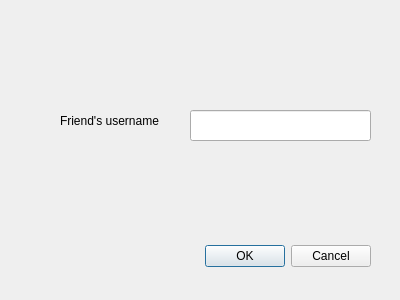
<?xml version="1.0" encoding="UTF-8"?>
<ui version="4.0">
 <class>AddAFriendDialog</class>
 <widget class="QDialog" name="AddAFriendDialog">
  <property name="geometry">
   <rect>
    <x>0</x>
    <y>0</y>
    <width>400</width>
    <height>300</height>
   </rect>
  </property>
  <property name="windowTitle">
   <string>Dialog</string>
  </property>
  <widget class="QDialogButtonBox" name="buttonBox">
   <property name="geometry">
    <rect>
     <x>30</x>
     <y>240</y>
     <width>341</width>
     <height>32</height>
    </rect>
   </property>
   <property name="orientation">
    <enum>Qt::Horizontal</enum>
   </property>
   <property name="standardButtons">
    <set>QDialogButtonBox::Cancel|QDialogButtonBox::Ok</set>
   </property>
  </widget>
  <widget class="QLabel" name="label">
   <property name="geometry">
    <rect>
     <x>60</x>
     <y>100</y>
     <width>161</width>
     <height>41</height>
    </rect>
   </property>
   <property name="text">
    <string>Friend's username</string>
   </property>
  </widget>
  <widget class="QLineEdit" name="receivername_lineedit">
   <property name="geometry">
    <rect>
     <x>190</x>
     <y>110</y>
     <width>181</width>
     <height>31</height>
    </rect>
   </property>
  </widget>
 </widget>
 <resources/>
 <connections>
  <connection>
   <sender>buttonBox</sender>
   <signal>accepted()</signal>
   <receiver>AddAFriendDialog</receiver>
   <slot>accept()</slot>
   <hints>
    <hint type="sourcelabel">
     <x>248</x>
     <y>254</y>
    </hint>
    <hint type="destinationlabel">
     <x>157</x>
     <y>274</y>
    </hint>
   </hints>
  </connection>
  <connection>
   <sender>buttonBox</sender>
   <signal>rejected()</signal>
   <receiver>AddAFriendDialog</receiver>
   <slot>reject()</slot>
   <hints>
    <hint type="sourcelabel">
     <x>316</x>
     <y>260</y>
    </hint>
    <hint type="destinationlabel">
     <x>286</x>
     <y>274</y>
    </hint>
   </hints>
  </connection>
 </connections>
</ui>
